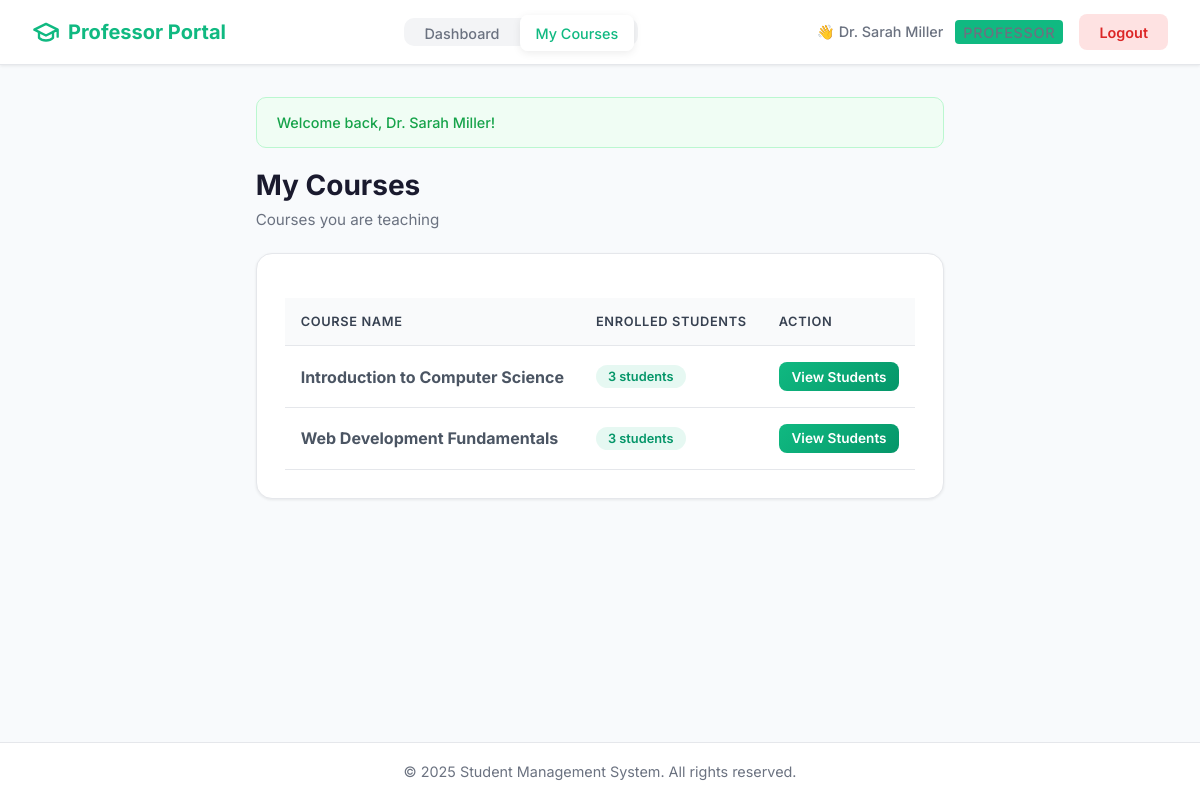
Screenshot of /professor/my-courses.php (signed in) with the database file from the repository.
### tables this page shows
CREATE TABLE IF NOT EXISTS courses (
    id INT PRIMARY KEY AUTO_INCREMENT,
    course_name VARCHAR(100) NOT NULL
);

### config/session.php (called while the page is built, shortened)
<?php
function getFlashMessage()
{
    if (isset($_SESSION['flash'])) {
        $flash = $_SESSION['flash'];
        return $flash;
    }
    return null;
}

### includes/functions.php (called while the page is built, shortened)
<?php
function escape($data)
{
    return htmlspecialchars($data, ENT_QUOTES, 'UTF-8');
}

### professor/my-courses.php (the view, shortened to what this page needs)
<?php
require_once '../config/session.php';
require_once '../includes/functions.php';
$pdo = getDBConnection();
$userId = getCurrentUserId();
$stmt = $pdo->prepare("
    SELECT c.id, c.course_name,
           (SELECT COUNT(*) FROM enrollments e WHERE e.course_id = c.id) as student_count
    FROM courses c
    INNER JOIN professor_courses pc ON c.id = pc.course_id
    WHERE pc.professor_id = ?
    ORDER BY c.course_name
");
$stmt->execute([$userId]);
$courses = $stmt->fetchAll();
include '../includes/header.php';
$flash = getFlashMessage();
?>
<div class="container">
    <?php if ($flash) : ?>
        <div class="alert alert-<?php echo escape($flash['type']); ?>">
            <?php echo escape($flash['message']); ?>
        </div>
    <?php endif; ?>
    <div class="page-header">
        <h1 class="page-title">My Courses</h1>
        <p class="page-subtitle">Courses you are teaching</p>
    </div>
    <div class="card">
        <?php if (count($courses) > 0) : ?>
            <table class="table">
                <thead>
                    <tr>
                        <th>Course Name</th>
                        <th>Enrolled Students</th>
                        <th>Action</th>
                    </tr>
                </thead>
                <tbody>
                    <?php foreach ($courses as $course) : ?>
                        <tr>
                            <td>
                                <strong><?php echo escape($course['course_name']); ?></strong>
                            </td>
                            <td>
                                <span class="badge badge-success">
                                    <?php echo $course['student_count']; ?> students
                                </span>
                            </td>
                            <td>
                                <a href="students.php?course_id=<?php echo $course['id']; ?>"
                                   class="btn btn-primary" style="padding: 0.4rem 0.8rem; font-size: 0.85rem;">
                                    View Students
                                </a>
                            </td>
                        </tr>
                    <?php endforeach; ?>
                </tbody>
            </table>
        <?php endif; ?>
    </div>
</div>
<?php include '../includes/footer.php'; ?>

### includes/header.php (style rules this page uses)
* { margin: 0; padding: 0; box-sizing: border-box; }
body { font-family: 'Inter', -apple-system, BlinkMacSystemFont, 'Segoe UI', Roboto, sans-serif; background-color: #f8fafc; min-height: 100vh; display: flex; flex-direction: column; color: #1a1a2e; }
.btn { display: inline-flex; align-items: center; justify-content: center; gap: 0.5rem; padding: 0.6rem 1.25rem; border: none; border-radius: 8px; cursor: pointer; text-decoration: none; font-size: 0.9rem; font-weight: 600; font-family: inherit; transition: all 0.3s ease; }
.btn-primary { background: linear-gradient(135deg, #667eea 0%, #764ba2 100%); color: white; }
.container { max-width: 1200px; margin: 0 auto; padding: 2rem; flex: 1; }
.card { background-color: white; border-radius: 16px; box-shadow: 0 1px 3px rgba(0,0,0,0.08); padding: 1.75rem; margin-bottom: 1.5rem; border: 1px solid #e5e7eb; }
.alert { padding: 1rem 1.25rem; border-radius: 10px; margin-bottom: 1.25rem; font-size: 0.9rem; font-weight: 500; }
.alert-success { background-color: #f0fdf4; color: #16a34a; border: 1px solid #bbf7d0; }
.table { width: 100%; border-collapse: collapse; margin-top: 1rem; }
.table th, .table td { padding: 1rem; text-align: left; border-bottom: 1px solid #e5e7eb; }
.table th { background-color: #f9fafb; color: #374151; font-weight: 600; font-size: 0.8rem; text-transform: uppercase; letter-spacing: 0.05em; }
.table td { color: #4b5563; }
.page-header { margin-bottom: 1.5rem; }
.page-title { font-size: 1.75rem; font-weight: 700; color: #1a1a2e; margin-bottom: 0.5rem; }
.page-subtitle { color: #6b7280; font-size: 0.95rem; }
.badge { display: inline-flex; align-items: center; padding: 0.25rem 0.75rem; border-radius: 20px; font-size: 0.8rem; font-weight: 600; }
.badge-success { background-color: rgba(16, 185, 129, 0.1); color: #059669; }

### rows the page displays
courses: course_name "Introduction to Computer Science", student_count "3"
courses: course_name "Web Development Fundamentals", student_count "3"

### other values shown
getCurrentUserName() "Dr. Sarah Miller"
$flash['message'] "Welcome back, Dr. Sarah Miller!"
